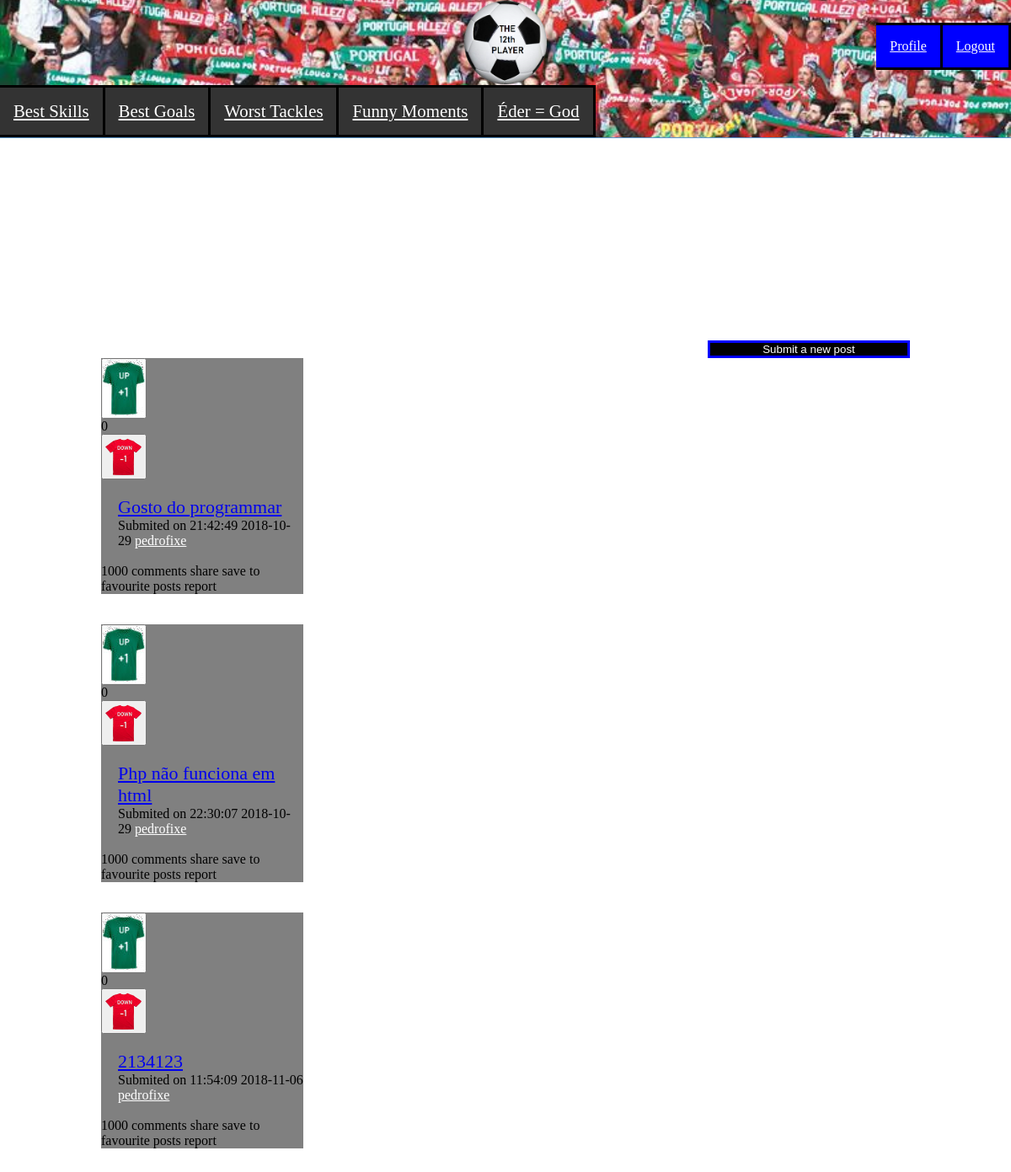
Before: /POSTS.php with the older database file.
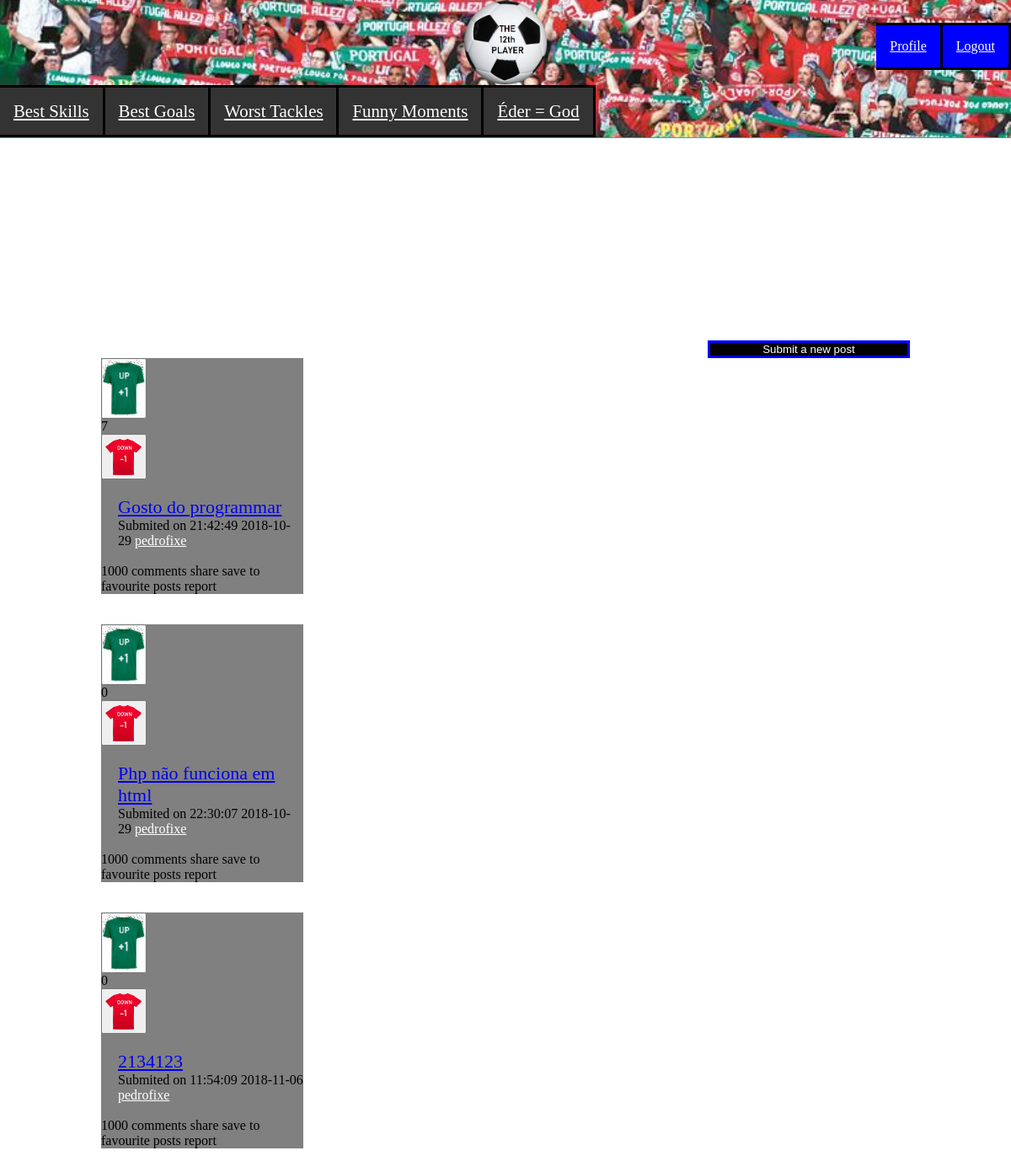
After: the same page with the newer database file.
### tables this page shows
CREATE TABLE Post (
	idPost		INTEGER NOT NULL PRIMARY KEY,
	idUser		INTEGER REFERENCES User (idUser),

	Title 		VARCHAR (100) NOT NULL,
	Text		VARCHAR (1000) NOT NULL,

	Link		VARCHAR NOT NULL,

	Date		INTEGER NOT NULL,

	Upvotes		INTEGER,
	Downvotes	INTEGER
);

CREATE TABLE User (
    idUser      INTEGER  NOT NULL PRIMARY KEY,

    username	VARCHAR (50) NOT NULL UNIQUE,
	password	VARCHAR NOT NULL,
	age 		INTEGER NOT NULL,
	email		VARCHAR (100) NOT NULL UNIQUE
);

### utilities.php (called while the page is built, shortened)
<?php
	function getUsernameFromID($dbh, $id)
	{
		$query = $dbh->prepare('SELECT * FROM User WHERE idUser = ?');
		$query->execute(array($id));
		$results = $query->fetchAll();
		return $results[0]['username'];
	}
?>

### POSTS.php (the view, shortened to what this page needs)
<?php
	include_once("utilities.php");
	$dbh = new PDO('sqlite:database.db');
	$dbh->setAttribute(PDO::ATTR_EMULATE_PREPARES, false);
	$query = $dbh->prepare('SELECT * from Post');
	$status = $query->execute();
	$posts = $query->fetchAll();
?>
<!DOCTYPE <!DOCTYPE html>
<html lang="en" dir="ltr">
<head>
	<link href="style.css" rel="stylesheet">
</head>
<body>
	<nav class='posts'>
		<div class = "logo">
			<a href="./index.php">
				<img src='./12th.png'>
			</a>
		</div>
		<div class= "posts2">
			<ul>
				<li><a href="#a">Best Skills</a></li>
				<li><a href=#b>Best Goals</a></li>
				<li><a href=#c>Worst Tackles </a></li>
				<li><a href=#d>Funny Moments </a></li>
				<li><a href=#e>Éder = God </a></li>
			</ul>
		</div>
		<div class="profileInPosts">
			<div>
				<ul>
					<li><a href="logout.php">Logout</a></li>
					<li><a href="profile.html">Profile</a></li>
				</ul>
			</div>
		</div>
	</nav>
		   <button class="submitButton">Submit a new post</button>
		   <div id="posts">
		   	<?php foreach($posts as $post) { ?>
		   		<div id="main" class="postPage">
		   			<div class='post'>
		   				<div class="post-votes">
		   					<div class='ball up' >
		   						<button onclick='upVote(<?=$post['idPost']?>)' id='upVote()'>
		   							<img src="./upvote.jpg">
		   						</button>
		   					</div>
		   					<div id="numberOfVotes"><?=$post['Upvotes']-$post['Downvotes']?></div>
		   					<div class='ball down' id='downvote()'>
		   						<button onclick='downVote(<?=$post['idPost']?>)' id='downVote()'>
		   							<img src="./downvote1.png">
		   						</button>
		   					</div>
		   				</div>
		   				<div class="post-body">
		   					<a href="postPage.php?id=<?=$post['idPost']?>" class='post-title'> <?=$post['Title']?> </a>
		   					<p> Submited on <?=date('H:i:s Y-m-d', $post['Date']);?> <a href="#" class='submitter'> <?=getUsernameFromID($dbh, $post['idUser']);?></a><br><br></p>
		   				</div>
		   				<div class='post-options'>
		   					<span>1000 comments</span>
		   					<span>share</span>
		   					<span>save to favourite posts</span>
		   					<span>report</span>
		   				</div>
		   			</div>
		   		</div>
		   		<br><br>
		   	<?php } ?>
		</body>
		</html>

### style.css (style rules this page uses)
* { margin: 0; padding: 0; }
.posts { display: grid; grid-auto-rows: auto; }
.postPage { display:grid; grid-auto-rows: auto; }
.posts { margin: 0; padding: 0; background-color: grey; border-bottom: solid #5f99cf; border-width: thin; position: relative; align-items: center; }
.profileInPosts { margin-top: -18%; }
.profileInPosts ul li { align-items: flex-end; background-color: blue; float: right; }
.profileInPosts ul li a { align-items: flex-end; color: white; background-color: blue; }
.logo { margin-left: auto; margin-right: auto; }
.posts2 ul li a { color: white; font-size: 130%; }
nav { background-image: url(pt.png); background-repeat: no-repeat; background-position: center; background-size: cover; width: 100%; border-bottom: solid; border-color: black; border-width:thick; }
nav ul { background-color: #333333; margin: 0; list-style: none; display: block; }
nav ul li { background-color: #333333; float: left; padding: 16px; display: block; display: inline-table; border-right: solid black; border-top: solid black; border-bottom: solid black; }
.submitButton { background-color: black; color: white; width: 20%; border: solid blue; margin-left: 70%; margin-top: 20%; }
.postPage { margin-left: 10%; margin-right: 70%; display: grid; grid-auto-rows: 100%; background-color: grey; z-index: 1; }
.post-body { margin-left: 20px; margin-top: 20px; }
.post-title { font-size: 22px; margin-top: -10px; }
.submitter { color: white; margin-top: 20%; }

Changed rows visible on the page:
changed post "Gosto do programmar": $post['Upvotes']-$post['Downvotes'] "0" → "7"
